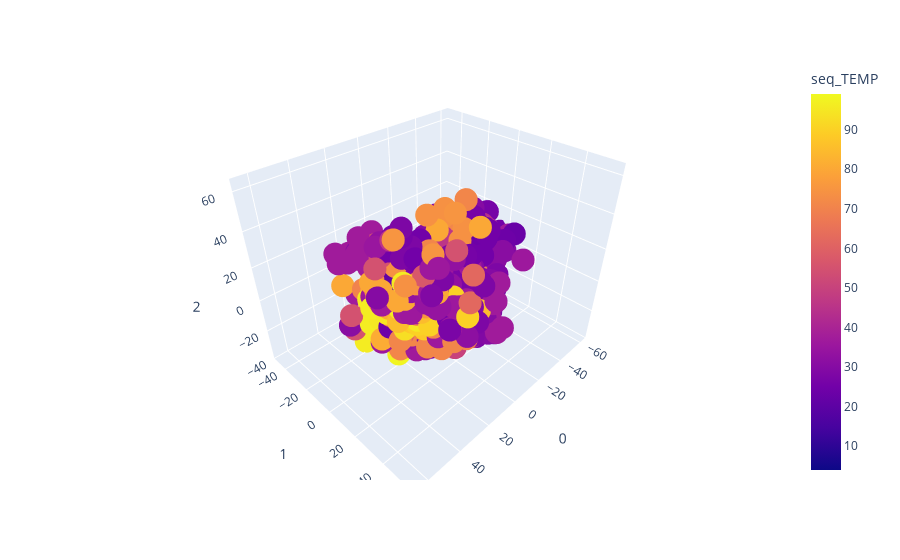

Notebook cell for this chart:
### Code cell
x_pca = pca_df
x_pca["seq_TEMP"] = data["seq_TEMP"]
fig = px.scatter_3d(x_pca, x=0, y=1, z=2,
              color='seq_TEMP')
fig.show()

### Figure 1 — Plotly figure (JSON) as saved in the notebook; plotly's stock layout.template omitted (floating-point values rounded to 4 significant figures; data arrays with more than 128 entries replaced by an {"elided": "..."} marker saying what was removed)
{"data": [{"hovertemplate": "0=%{x}<br>1=%{y}<br>2=%{z}<br>seq_TEMP=%{marker.color}<extra></extra>", "legendgroup": "", "marker": {"color": {"elided": "2917 int values"}, "coloraxis": "coloraxis", "symbol": "circle"}, "mode": "markers", "name": "", "scene": "scene", "showlegend": false, "type": "scatter3d", "x": {"elided": "2917 float values"}, "y": {"elided": "2917 float values"}, "z": {"elided": "2917 float values"}}], "layout": {"coloraxis": {"colorbar": {"title": {"text": "seq_TEMP"}}, "colorscale": [[0, "#0d0887"], [0.1111, "#46039f"], [0.2222, "#7201a8"], [0.3333, "#9c179e"], [0.4444, "#bd3786"], [0.5556, "#d8576b"], [0.6667, "#ed7953"], [0.7778, "#fb9f3a"], [0.8889, "#fdca26"], [1, "#f0f921"]]}, "legend": {"tracegroupgap": 0}, "margin": {"t": 60}, "scene": {"domain": {"x": [0, 1], "y": [0, 1]}, "xaxis": {"title": {"text": "0"}}, "yaxis": {"title": {"text": "1"}}, "zaxis": {"title": {"text": "2"}}}}}
